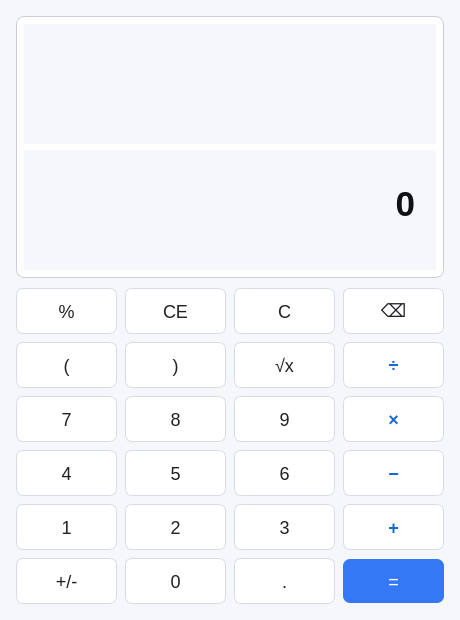
<?xml version="1.0" encoding="UTF-8"?>
<ui version="4.0">
 <class>Widget</class>
 <widget class="QWidget" name="Widget">
  <property name="geometry">
   <rect>
    <x>0</x>
    <y>0</y>
    <width>460</width>
    <height>620</height>
   </rect>
  </property>
  <property name="windowTitle">
   <string>Calculator</string>
  </property>
  <property name="styleSheet">
   <string notr="true">QWidget { background-color: #f6f7fb; }
QWidget#displayPanel { background: white; border: 1px solid #c9ced8; border-radius: 8px; }
QLabel#label_expression { color: #7a808a; padding: 0px 12px; }
QLabel#label_display { color: #101114; padding: 0px 12px 12px 12px; }
QPushButton { background: white; color: #202124; border: 1px solid #d7dbe3; border-radius: 7px; font-size: 18px; min-height: 44px; }
QPushButton:hover { background: #eef4ff; }
QPushButton:pressed { background: #dce9ff; }
QPushButton#btnEqual { background: #3478f6; color: white; border: none; }
QPushButton#btnEqual:hover { background: #2168e9; }
QPushButton#btnAdd, QPushButton#btnSub, QPushButton#btnMul, QPushButton#btnDiv { color: #1769d1; font-weight: bold; }
</string>
  </property>
  <layout class="QVBoxLayout" name="verticalLayout">
   <property name="leftMargin"><number>16</number></property>
   <property name="topMargin"><number>16</number></property>
   <property name="rightMargin"><number>16</number></property>
   <property name="bottomMargin"><number>16</number></property>
   <property name="spacing"><number>10</number></property>
   <item>
    <widget class="QWidget" name="displayPanel">
     <property name="minimumSize"><size><width>0</width><height>130</height></size></property>
     <layout class="QVBoxLayout" name="displayLayout">
      <property name="leftMargin"><number>8</number></property>
      <property name="topMargin"><number>8</number></property>
      <property name="rightMargin"><number>8</number></property>
      <property name="bottomMargin"><number>8</number></property>
      <item>
       <widget class="QLabel" name="label_expression">
        <property name="minimumSize"><size><width>0</width><height>26</height></size></property>
        <property name="font"><font><family>Microsoft YaHei UI</family><pointsize>12</pointsize></font></property>
        <property name="text"><string></string></property>
        <property name="alignment"><set>Qt::AlignRight|Qt::AlignVCenter</set></property>
       </widget>
      </item>
      <item>
       <widget class="QLabel" name="label_display">
        <property name="minimumSize"><size><width>0</width><height>68</height></size></property>
        <property name="font"><font><family>Microsoft YaHei UI</family><pointsize>26</pointsize><weight>75</weight><bold>true</bold></font></property>
        <property name="text"><string>0</string></property>
        <property name="alignment"><set>Qt::AlignRight|Qt::AlignVCenter</set></property>
       </widget>
      </item>
     </layout>
    </widget>
   </item>
   <item>
    <layout class="QGridLayout" name="gridLayout">
     <property name="horizontalSpacing"><number>8</number></property>
     <property name="verticalSpacing"><number>8</number></property>
     <item row="0" column="0"><widget class="QPushButton" name="btnPercent"><property name="text"><string>%</string></property></widget></item>
     <item row="0" column="1"><widget class="QPushButton" name="btnCE"><property name="text"><string>CE</string></property></widget></item>
     <item row="0" column="2"><widget class="QPushButton" name="btnC"><property name="text"><string>C</string></property></widget></item>
     <item row="0" column="3"><widget class="QPushButton" name="btnBack"><property name="text"><string>⌫</string></property></widget></item>
     <item row="1" column="0"><widget class="QPushButton" name="btnLParen"><property name="text"><string>(</string></property></widget></item>
     <item row="1" column="1"><widget class="QPushButton" name="btnRParen"><property name="text"><string>)</string></property></widget></item>
     <item row="1" column="2"><widget class="QPushButton" name="btnSqrt"><property name="text"><string>√x</string></property></widget></item>
     <item row="1" column="3"><widget class="QPushButton" name="btnDiv"><property name="text"><string>÷</string></property></widget></item>
     <item row="2" column="0"><widget class="QPushButton" name="btn7"><property name="text"><string>7</string></property></widget></item>
     <item row="2" column="1"><widget class="QPushButton" name="btn8"><property name="text"><string>8</string></property></widget></item>
     <item row="2" column="2"><widget class="QPushButton" name="btn9"><property name="text"><string>9</string></property></widget></item>
     <item row="2" column="3"><widget class="QPushButton" name="btnMul"><property name="text"><string>×</string></property></widget></item>
     <item row="3" column="0"><widget class="QPushButton" name="btn4"><property name="text"><string>4</string></property></widget></item>
     <item row="3" column="1"><widget class="QPushButton" name="btn5"><property name="text"><string>5</string></property></widget></item>
     <item row="3" column="2"><widget class="QPushButton" name="btn6"><property name="text"><string>6</string></property></widget></item>
     <item row="3" column="3"><widget class="QPushButton" name="btnSub"><property name="text"><string>−</string></property></widget></item>
     <item row="4" column="0"><widget class="QPushButton" name="btn1"><property name="text"><string>1</string></property></widget></item>
     <item row="4" column="1"><widget class="QPushButton" name="btn2"><property name="text"><string>2</string></property></widget></item>
     <item row="4" column="2"><widget class="QPushButton" name="btn3"><property name="text"><string>3</string></property></widget></item>
     <item row="4" column="3"><widget class="QPushButton" name="btnAdd"><property name="text"><string>+</string></property></widget></item>
     <item row="5" column="0"><widget class="QPushButton" name="btnNeg"><property name="text"><string>+/-</string></property></widget></item>
     <item row="5" column="1"><widget class="QPushButton" name="btn0"><property name="text"><string>0</string></property></widget></item>
     <item row="5" column="2"><widget class="QPushButton" name="btnDot"><property name="text"><string>.</string></property></widget></item>
     <item row="5" column="3"><widget class="QPushButton" name="btnEqual"><property name="text"><string>=</string></property></widget></item>
    </layout>
   </item>
  </layout>
 </widget>
 <resources/>
 <connections/>
</ui>
